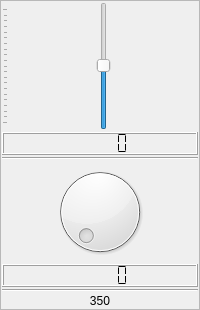
                     <widget class="QFrame" name="verticalFrame_10">
                      <property name="frameShape">
                       <enum>QFrame::StyledPanel</enum>
                      </property>
                      <layout class="QVBoxLayout" name="verticalLayout_10">
                       <property name="spacing">
                        <number>2</number>
                       </property>
                       <property name="leftMargin">
                        <number>1</number>
                       </property>
                       <property name="topMargin">
                        <number>1</number>
                       </property>
                       <property name="rightMargin">
                        <number>1</number>
                       </property>
                       <property name="bottomMargin">
                        <number>1</number>
                       </property>
                       <item>
                        <widget class="QSlider" name="eq_sld_10">
                         <property name="sizePolicy">
                          <sizepolicy hsizetype="Preferred" vsizetype="Expanding">
                           <horstretch>0</horstretch>
                           <verstretch>0</verstretch>
                          </sizepolicy>
                         </property>
                         <property name="minimumSize">
                          <size>
                           <width>0</width>
                           <height>128</height>
                          </size>
                         </property>
                         <property name="minimum">
                          <number>-300</number>
                         </property>
                         <property name="maximum">
                          <number>300</number>
                         </property>
                         <property name="singleStep">
                          <number>10</number>
                         </property>
                         <property name="value">
                          <number>1</number>
                         </property>
                         <property name="orientation">
                          <enum>Qt::Vertical</enum>
                         </property>
                         <property name="tickPosition">
                          <enum>QSlider::TicksAbove</enum>
                         </property>
                         <property name="tickInterval">
                          <number>30</number>
                         </property>
                        </widget>
                       </item>
                       <item>
                        <widget class="QLCDNumber" name="lcdNumber_81">
                         <property name="smallDecimalPoint">
                          <bool>true</bool>
                         </property>
                         <property name="segmentStyle">
                          <enum>QLCDNumber::Flat</enum>
                         </property>
                        </widget>
                       </item>
                       <item>
                        <widget class="Line" name="line_61">
                         <property name="orientation">
                          <enum>Qt::Horizontal</enum>
                         </property>
                        </widget>
                       </item>
                       <item>
                        <widget class="QDial" name="dial_10">
                         <property name="maximumSize">
                          <size>
                           <width>16777215</width>
                           <height>16777215</height>
                          </size>
                         </property>
                         <property name="minimum">
                          <number>1</number>
                         </property>
                         <property name="maximum">
                          <number>500</number>
                         </property>
                         <property name="singleStep">
                          <number>10</number>
                         </property>
                        </widget>
                       </item>
                       <item>
                        <widget class="QLCDNumber" name="lcdNumber_40">
                         <property name="smallDecimalPoint">
                          <bool>true</bool>
                         </property>
                         <property name="segmentStyle">
                          <enum>QLCDNumber::Flat</enum>
                         </property>
                        </widget>
                       </item>
                       <item>
                        <widget class="Line" name="line_10">
                         <property name="orientation">
                          <enum>Qt::Horizontal</enum>
                         </property>
                        </widget>
                       </item>
                       <item>
                        <widget class="QLabel" name="label_23">
                         <property name="text">
                          <string>350</string>
                         </property>
                         <property name="scaledContents">
                          <bool>true</bool>
                         </property>
                         <property name="alignment">
                          <set>Qt::AlignCenter</set>
                         </property>
                        </widget>
                       </item>
                      </layout>
                     </widget>
